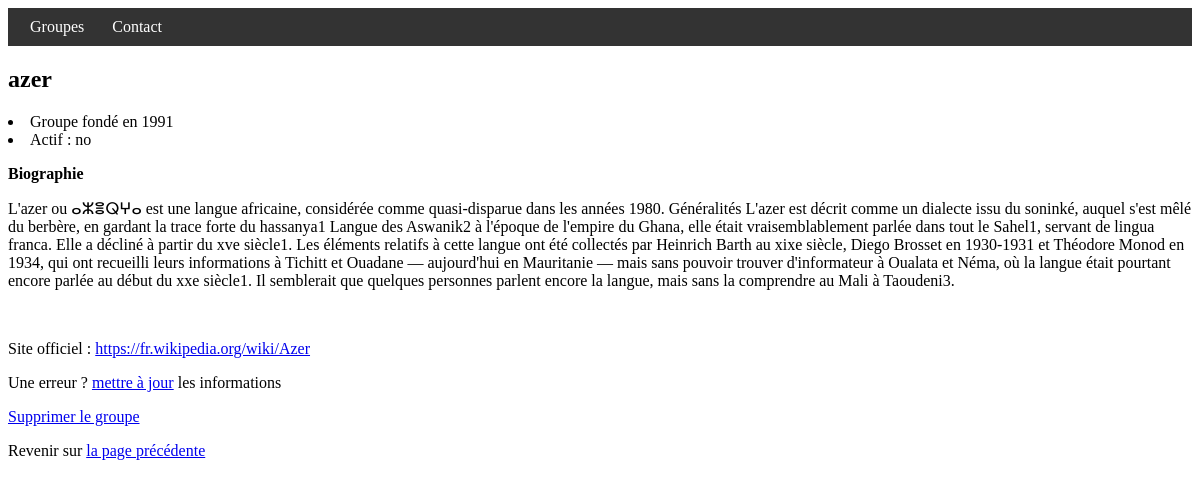
Page /bands/1/ on the committed database.
### listings/models.py (models this page shows)
class Band(models.Model):
    name = models.fields.CharField(max_length=100)  # Champ qui stocke des données de type caractère/texte/chaîne
    class Genre(models.TextChoices): # On définit une nouvelle classe à l'intérieur de la classe précédente
        HIP_HOP = 'HH'
        SYNTH_POP = 'SP'
        ALTERNATIVE_ROCK = 'AR'
    genre = models.fields.CharField(choices=Genre.choices, max_length=5)
    biography = models.fields.CharField(max_length=1000, default='')
    year_formed = models.fields.IntegerField(
    validators=[MinValueValidator(1900), MaxValueValidator(2024)]
    )
    active = models.fields.BooleanField(default=True)
    official_homepage = models.fields.URLField(null=True, blank=True)

### listings/views.py (the view)
# urls.py: path('bands/<int:band_id>/', views.band_detail, name="band_detail"), # ajouter ce motif sous notre autre motif de groupes
def band_detail(request, band_id): # notez le paramètre id supplémentaire
   band = Band.objects.get(id=band_id)  # nous insérons cette ligne pour obtenir le Band avec cet id
   return render(request,
          'listings/band_detail.html',
         {'band': band}) # nous passons l'id au modèle

### listings/templates/listings/band_detail.html
{% extends 'listings/base.html' %}
{% block content %}
<h2>{{ band.name }}</h2>
<li>Groupe fondé en {{ band.year_formed }}</li>
<li>Actif : {{ band.active|yesno }}</li>
{% if band.biography|length > 2 %}
<p><b>Biographie</b></p>
<p>{{ band.biography }}</p>
<br>
{% endif %}
{% if band.official_homepage %}
<p>Site officiel : <a href="{{ band.official_homepage }}">{{ band.official_homepage }}</a></p>
{% endif %}
<p>Une erreur ? <a href="{% url 'band_change' band.id %}">mettre à jour</a> les informations</p>
<p><a href="{% url 'band_delete' band.id %}">Supprimer le groupe</a></p>
<p>Revenir sur <a href="{% url 'band_list' %}">la page précédente</a></p>
{% endblock %}

### listings/templates/listings/base.html (shortened to what this page needs)
{% load static %}
<html>
<head>
    <link rel="stylesheet" href="{% static 'listings/styles.css' %}" />
</head>
<body>
    <nav>
        <a href="{% url 'band_list' %}">Groupes</a>
        <a href="{% url 'contact' %}">Contact</a>
    </nav>
    {% block content %}{% endblock %}
</body>
</html>

### listings/static/listings/styles.css (style rules this page uses)
nav { background-color: #333; color: #fff; padding: 10px; }
nav a { color: #fff; text-decoration: none; padding: 8px 12px; }

### rows in the picture
Band: name "azer", year_formed "1991", active "no", biography "L'azer ou ⴰⵣⴻⵕⵖⴰ est une langue africaine, considérée comme quasi-disparue dans les années 1980. Généralités L'azer est décrit comme un dialecte issu du soninké, auquel s'est mêlé du berbère, en gardant la trace forte du hassanya1 Langue des Aswanik2 à l'époque de l'empire du Ghana, elle était vraisemblablement parlée dans tout le Sahel1, servant de lingua franca. Elle a décliné à partir du xve siècle1. Les éléments relatifs à cette langue ont été collectés par Heinrich Barth au xixe siècle, Diego Brosset en 1930-1931 et Théodore Monod en 1934, qui ont recueilli leurs informations à Tichitt et Ouadane — aujourd'hui en Mauritanie — mais sans pouvoir trouver d'informateur à Oualata et Néma,…", official_homepage "https://fr.wikipedia.org/wiki/Azer"
